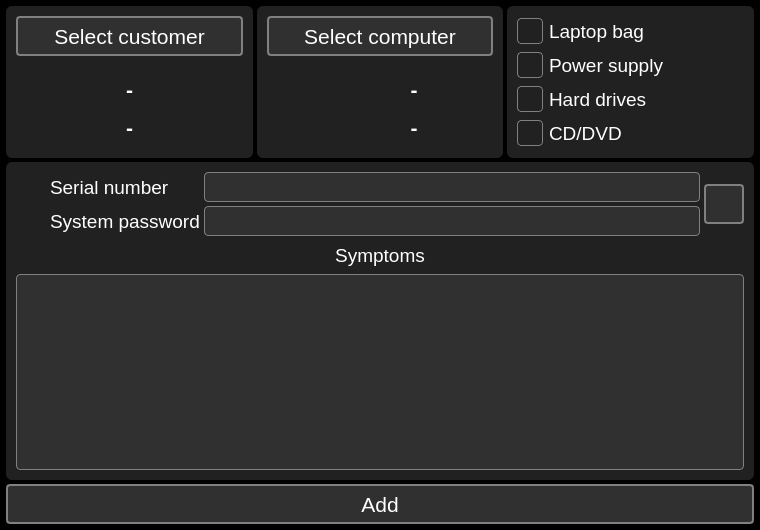
<?xml version="1.0" encoding="UTF-8"?>
<ui version="4.0">
 <class>AddOrderDialog</class>
 <widget class="QDialog" name="AddOrderDialog">
  <property name="geometry">
   <rect>
    <x>0</x>
    <y>0</y>
    <width>760</width>
    <height>530</height>
   </rect>
  </property>
  <property name="minimumSize">
   <size>
    <width>760</width>
    <height>530</height>
   </size>
  </property>
  <property name="maximumSize">
   <size>
    <width>760</width>
    <height>530</height>
   </size>
  </property>
  <property name="windowTitle">
   <string>Add order</string>
  </property>
  <property name="windowIcon">
   <iconset resource="../../resources.qrc">
    <normaloff>:/PNG/IMG/order.png</normaloff>:/PNG/IMG/order.png</iconset>
  </property>
  <property name="styleSheet">
   <string notr="true">QMainWindow{
background-color: #000000;
}

QWidget{
background-color: #000000;
}

QGroupBox{
background-color: #212121;
border: none;
padding: 4px;
border-radius: 6px;
color: white;
}

QPushButton{
background-color: #303030;
border: 2px solid gray;
border-radius: 4px;
color: white;
}
QPushButton:hover{
border-color: white;
}

QLineEdit{
background-color: #303030;
border: 1px solid gray;
border-radius: 4px;
color: white;
}
QLineEdit:focus{
border-color: white;
}

QTextEdit{
background-color: #303030;
border: 1px solid gray;
border-radius: 4px;
color: white;
}
QTextEdit:focus{
border-color: white;
}

QLabel{
color: white;
background: transparent;
}

QListWidget{
background: transparent;
border: 1px solid gray;
border-radius: 6px;
padding: 6px;
}
QListWidget::item{
background-color: rgba(255,255,255,50);
border: none;
color: white;
border-radius: 6px;
padding: 6px;
margin-top: 6px;
}
QListWidget::item:hover{
background-color: rgba(255,255,255,100);
}

QCheckBox{
background: transparent;
color: white;
}
QCheckBox::indicator{
width:24px;
height: 24px;
border: 1px solid gray;
border-radius: 4px;
}
QCheckBox::indicator:hecked{
image: url(:/PNG/IMG/done.png);
}
QCheckBox::indicator:unchecked{
image: none;
}

QTabWidget::pane{
background: transparent;
border: none;
padding: 4px;
border-radius: 6px;
}
QTabBar::tab{
background-color: #303030;
border: 2px solid gray;
border-radius: 4px;
color: white;
padding-left: 6px;
padding-right: 6px;
padding-top: 3px;
padding-bottom: 3px;
margin-left: 2px;
}
QTabBar::tab:hover{
border-color: white;
}
QTabBar::tab:selected{
border-color: white;
}

QScrollBar:vertical {        
border: none;
width:14px;
background-color: #212121;
margin: 0px 0px 0px 0px;
padding-left: 6px;
}
QScrollBar::handle:vertical{
background: gray;
border-radius: 4px;
min-height: 20px;
}
QScrollBar::add-line:vertical {
background-color: #212121;
height: 0px;
subcontrol-position: bottom;
subcontrol-origin: margin;
}
QScrollBar::sub-line:vertical {
background-color: #212121;
height: 0 px;
subcontrol-position: top;
subcontrol-origin: margin;
}
QScrollBar::add-page:vertical{
background-color: #212121;
}
QScrollBar::sub-page:vertical{
background-color: #212121;
}

QScrollBar:horizontal {        
border: none;
height:14px;
background-color: #212121;
margin: 0px 0px 0px 0px;
padding-top: 6px;
}
QScrollBar::handle:horizontal{
background: gray;
border-radius: 4px;
min-width: 20px;
}
QScrollBar::add-line:horizontal {
background-color: #212121;
height: 0px;
subcontrol-position: bottom;
subcontrol-origin: margin;
}
QScrollBar::sub-line:horizontal {
background-color: #212121;
height: 0 px;
subcontrol-position: top;
subcontrol-origin: margin;
}
QScrollBar::add-page:horizontal{
background-color: #212121;
}
QScrollBar::sub-page:horizontal{
background-color: #212121;
}

QComboBox{
background-color: #303030;
border: 1px solid gray;
border-radius: 4px;
color: white;
}
QComboBox QAbstractItemView{
color: white;
background-color: black;
}

QTableView{
background-color: #212121;
border: 1px solid gray;
border-radius: 6px;
color: white;
}

QDoubleSpinBox{
background-color: #303030;
border: 1px solid gray;
border-radius: 4px;
color: white;
}</string>
  </property>
  <layout class="QGridLayout" name="gridLayout">
   <property name="leftMargin">
    <number>6</number>
   </property>
   <property name="topMargin">
    <number>6</number>
   </property>
   <property name="rightMargin">
    <number>6</number>
   </property>
   <property name="bottomMargin">
    <number>6</number>
   </property>
   <property name="spacing">
    <number>4</number>
   </property>
   <item row="0" column="2">
    <widget class="QGroupBox" name="groupBox_2">
     <property name="sizePolicy">
      <sizepolicy hsizetype="MinimumExpanding" vsizetype="Preferred">
       <horstretch>0</horstretch>
       <verstretch>0</verstretch>
      </sizepolicy>
     </property>
     <property name="title">
      <string/>
     </property>
     <layout class="QGridLayout" name="gridLayout_7">
      <property name="leftMargin">
       <number>6</number>
      </property>
      <property name="topMargin">
       <number>6</number>
      </property>
      <property name="rightMargin">
       <number>6</number>
      </property>
      <property name="bottomMargin">
       <number>6</number>
      </property>
      <property name="spacing">
       <number>4</number>
      </property>
      <item row="0" column="0">
       <widget class="QCheckBox" name="checkBox_bag">
        <property name="minimumSize">
         <size>
          <width>0</width>
          <height>30</height>
         </size>
        </property>
        <property name="font">
         <font>
          <pointsize>14</pointsize>
         </font>
        </property>
        <property name="focusPolicy">
         <enum>Qt::ClickFocus</enum>
        </property>
        <property name="text">
         <string>Laptop bag</string>
        </property>
        <property name="icon">
         <iconset resource="../../resources.qrc">
          <normaloff>:/PNG/IMG/bag.png</normaloff>:/PNG/IMG/bag.png</iconset>
        </property>
        <property name="iconSize">
         <size>
          <width>30</width>
          <height>30</height>
         </size>
        </property>
       </widget>
      </item>
      <item row="1" column="0">
       <widget class="QCheckBox" name="checkBox_power_supply">
        <property name="minimumSize">
         <size>
          <width>0</width>
          <height>30</height>
         </size>
        </property>
        <property name="font">
         <font>
          <pointsize>14</pointsize>
         </font>
        </property>
        <property name="focusPolicy">
         <enum>Qt::ClickFocus</enum>
        </property>
        <property name="text">
         <string>Power supply</string>
        </property>
        <property name="icon">
         <iconset resource="../../resources.qrc">
          <normaloff>:/PNG/IMG/power.png</normaloff>:/PNG/IMG/power.png</iconset>
        </property>
        <property name="iconSize">
         <size>
          <width>30</width>
          <height>30</height>
         </size>
        </property>
       </widget>
      </item>
      <item row="2" column="0">
       <widget class="QCheckBox" name="checkBox_disks">
        <property name="minimumSize">
         <size>
          <width>0</width>
          <height>30</height>
         </size>
        </property>
        <property name="font">
         <font>
          <pointsize>14</pointsize>
         </font>
        </property>
        <property name="focusPolicy">
         <enum>Qt::ClickFocus</enum>
        </property>
        <property name="text">
         <string>Hard drives</string>
        </property>
        <property name="icon">
         <iconset resource="../../resources.qrc">
          <normaloff>:/PNG/IMG/disc.png</normaloff>:/PNG/IMG/disc.png</iconset>
        </property>
        <property name="iconSize">
         <size>
          <width>30</width>
          <height>30</height>
         </size>
        </property>
       </widget>
      </item>
      <item row="3" column="0">
       <widget class="QCheckBox" name="checkBox_cd_dvd">
        <property name="minimumSize">
         <size>
          <width>0</width>
          <height>30</height>
         </size>
        </property>
        <property name="font">
         <font>
          <pointsize>14</pointsize>
         </font>
        </property>
        <property name="focusPolicy">
         <enum>Qt::ClickFocus</enum>
        </property>
        <property name="text">
         <string>CD/DVD</string>
        </property>
        <property name="icon">
         <iconset resource="../../resources.qrc">
          <normaloff>:/PNG/IMG/cd.png</normaloff>:/PNG/IMG/cd.png</iconset>
        </property>
        <property name="iconSize">
         <size>
          <width>30</width>
          <height>30</height>
         </size>
        </property>
       </widget>
      </item>
     </layout>
    </widget>
   </item>
   <item row="0" column="0">
    <widget class="QGroupBox" name="groupBox">
     <property name="sizePolicy">
      <sizepolicy hsizetype="MinimumExpanding" vsizetype="Preferred">
       <horstretch>0</horstretch>
       <verstretch>0</verstretch>
      </sizepolicy>
     </property>
     <property name="title">
      <string/>
     </property>
     <layout class="QGridLayout" name="gridLayout_5">
      <property name="leftMargin">
       <number>6</number>
      </property>
      <property name="topMargin">
       <number>6</number>
      </property>
      <property name="rightMargin">
       <number>6</number>
      </property>
      <property name="bottomMargin">
       <number>6</number>
      </property>
      <property name="spacing">
       <number>4</number>
      </property>
      <item row="0" column="0">
       <layout class="QGridLayout" name="gridLayout_2">
        <item row="1" column="0">
         <widget class="QLabel" name="label_name">
          <property name="minimumSize">
           <size>
            <width>0</width>
            <height>30</height>
           </size>
          </property>
          <property name="font">
           <font>
            <pointsize>16</pointsize>
            <bold>true</bold>
           </font>
          </property>
          <property name="text">
           <string>-</string>
          </property>
          <property name="alignment">
           <set>Qt::AlignBottom|Qt::AlignHCenter</set>
          </property>
         </widget>
        </item>
        <item row="0" column="0">
         <widget class="QPushButton" name="pushButton_get_client">
          <property name="minimumSize">
           <size>
            <width>0</width>
            <height>40</height>
           </size>
          </property>
          <property name="font">
           <font>
            <pointsize>16</pointsize>
           </font>
          </property>
          <property name="focusPolicy">
           <enum>Qt::ClickFocus</enum>
          </property>
          <property name="text">
           <string>Select customer</string>
          </property>
          <property name="icon">
           <iconset resource="../../resources.qrc">
            <normaloff>:/PNG/IMG/edit.png</normaloff>:/PNG/IMG/edit.png</iconset>
          </property>
          <property name="iconSize">
           <size>
            <width>32</width>
            <height>32</height>
           </size>
          </property>
         </widget>
        </item>
        <item row="2" column="0">
         <widget class="QLabel" name="label_lastname">
          <property name="minimumSize">
           <size>
            <width>0</width>
            <height>30</height>
           </size>
          </property>
          <property name="font">
           <font>
            <pointsize>16</pointsize>
            <bold>true</bold>
           </font>
          </property>
          <property name="text">
           <string>-</string>
          </property>
          <property name="alignment">
           <set>Qt::AlignCenter</set>
          </property>
         </widget>
        </item>
       </layout>
      </item>
     </layout>
    </widget>
   </item>
   <item row="1" column="0" colspan="3">
    <widget class="QGroupBox" name="groupBox_4">
     <property name="title">
      <string/>
     </property>
     <layout class="QGridLayout" name="gridLayout_8">
      <property name="leftMargin">
       <number>6</number>
      </property>
      <property name="topMargin">
       <number>6</number>
      </property>
      <property name="rightMargin">
       <number>6</number>
      </property>
      <property name="bottomMargin">
       <number>6</number>
      </property>
      <property name="spacing">
       <number>4</number>
      </property>
      <item row="2" column="0">
       <widget class="QTextEdit" name="textEdit_symptoms">
        <property name="font">
         <font>
          <pointsize>14</pointsize>
         </font>
        </property>
        <property name="focusPolicy">
         <enum>Qt::StrongFocus</enum>
        </property>
        <property name="placeholderText">
         <string/>
        </property>
       </widget>
      </item>
      <item row="0" column="0">
       <layout class="QGridLayout" name="gridLayout_3">
        <item row="0" column="0">
         <widget class="QLabel" name="label_computer_serial_number_icon">
          <property name="minimumSize">
           <size>
            <width>30</width>
            <height>30</height>
           </size>
          </property>
          <property name="maximumSize">
           <size>
            <width>30</width>
            <height>30</height>
           </size>
          </property>
          <property name="text">
           <string>&lt;html&gt;&lt;head/&gt;&lt;body&gt;&lt;p align=&quot;center&quot;&gt;&lt;img src=&quot;:/PNG/IMG/hash.png&quot; width=&quot;30&quot; height=&quot;30&quot;/&gt;&lt;/p&gt;&lt;/body&gt;&lt;/html&gt;</string>
          </property>
         </widget>
        </item>
        <item row="1" column="2">
         <widget class="QLineEdit" name="lineEdit_system_password">
          <property name="minimumSize">
           <size>
            <width>0</width>
            <height>30</height>
           </size>
          </property>
          <property name="font">
           <font>
            <pointsize>14</pointsize>
           </font>
          </property>
          <property name="focusPolicy">
           <enum>Qt::StrongFocus</enum>
          </property>
          <property name="echoMode">
           <enum>QLineEdit::PasswordEchoOnEdit</enum>
          </property>
         </widget>
        </item>
        <item row="1" column="0">
         <widget class="QLabel" name="label_system_password_icon">
          <property name="minimumSize">
           <size>
            <width>30</width>
            <height>30</height>
           </size>
          </property>
          <property name="maximumSize">
           <size>
            <width>30</width>
            <height>30</height>
           </size>
          </property>
          <property name="text">
           <string>&lt;html&gt;&lt;head/&gt;&lt;body&gt;&lt;p align=&quot;center&quot;&gt;&lt;img src=&quot;:/PNG/IMG/password.png&quot; width=&quot;30&quot; height=&quot;30&quot;/&gt;&lt;/p&gt;&lt;/body&gt;&lt;/html&gt;</string>
          </property>
         </widget>
        </item>
        <item row="1" column="1">
         <widget class="QLabel" name="label_system_password">
          <property name="minimumSize">
           <size>
            <width>0</width>
            <height>30</height>
           </size>
          </property>
          <property name="font">
           <font>
            <pointsize>14</pointsize>
           </font>
          </property>
          <property name="text">
           <string>System password</string>
          </property>
         </widget>
        </item>
        <item row="0" column="1">
         <widget class="QLabel" name="label_computer_serial_number">
          <property name="minimumSize">
           <size>
            <width>0</width>
            <height>30</height>
           </size>
          </property>
          <property name="font">
           <font>
            <pointsize>14</pointsize>
           </font>
          </property>
          <property name="text">
           <string>Serial number</string>
          </property>
         </widget>
        </item>
        <item row="0" column="2">
         <widget class="QLineEdit" name="lineEdit_computer_serial_number">
          <property name="minimumSize">
           <size>
            <width>0</width>
            <height>30</height>
           </size>
          </property>
          <property name="font">
           <font>
            <pointsize>14</pointsize>
           </font>
          </property>
          <property name="focusPolicy">
           <enum>Qt::StrongFocus</enum>
          </property>
         </widget>
        </item>
        <item row="0" column="3" rowspan="2">
         <widget class="QPushButton" name="pushButton_photos">
          <property name="minimumSize">
           <size>
            <width>40</width>
            <height>40</height>
           </size>
          </property>
          <property name="maximumSize">
           <size>
            <width>40</width>
            <height>40</height>
           </size>
          </property>
          <property name="focusPolicy">
           <enum>Qt::ClickFocus</enum>
          </property>
          <property name="text">
           <string/>
          </property>
          <property name="icon">
           <iconset resource="../../resources.qrc">
            <normaloff>:/PNG/IMG/photo.png</normaloff>:/PNG/IMG/photo.png</iconset>
          </property>
          <property name="iconSize">
           <size>
            <width>32</width>
            <height>32</height>
           </size>
          </property>
         </widget>
        </item>
       </layout>
      </item>
      <item row="1" column="0">
       <widget class="QLabel" name="label_symptoms">
        <property name="minimumSize">
         <size>
          <width>0</width>
          <height>30</height>
         </size>
        </property>
        <property name="font">
         <font>
          <pointsize>14</pointsize>
         </font>
        </property>
        <property name="text">
         <string>Symptoms</string>
        </property>
        <property name="alignment">
         <set>Qt::AlignCenter</set>
        </property>
       </widget>
      </item>
     </layout>
    </widget>
   </item>
   <item row="2" column="0" colspan="3">
    <widget class="QPushButton" name="pushButton_add_order">
     <property name="minimumSize">
      <size>
       <width>0</width>
       <height>40</height>
      </size>
     </property>
     <property name="font">
      <font>
       <pointsize>16</pointsize>
      </font>
     </property>
     <property name="focusPolicy">
      <enum>Qt::ClickFocus</enum>
     </property>
     <property name="text">
      <string>Add</string>
     </property>
     <property name="icon">
      <iconset resource="../../resources.qrc">
       <normaloff>:/PNG/IMG/done.png</normaloff>:/PNG/IMG/done.png</iconset>
     </property>
     <property name="iconSize">
      <size>
       <width>32</width>
       <height>32</height>
      </size>
     </property>
    </widget>
   </item>
   <item row="0" column="1">
    <widget class="QGroupBox" name="groupBox_3">
     <property name="sizePolicy">
      <sizepolicy hsizetype="MinimumExpanding" vsizetype="Preferred">
       <horstretch>0</horstretch>
       <verstretch>0</verstretch>
      </sizepolicy>
     </property>
     <property name="title">
      <string/>
     </property>
     <layout class="QGridLayout" name="gridLayout_6">
      <property name="leftMargin">
       <number>6</number>
      </property>
      <property name="topMargin">
       <number>6</number>
      </property>
      <property name="rightMargin">
       <number>6</number>
      </property>
      <property name="bottomMargin">
       <number>6</number>
      </property>
      <property name="spacing">
       <number>4</number>
      </property>
      <item row="0" column="0">
       <layout class="QGridLayout" name="gridLayout_4">
        <item row="2" column="1">
         <widget class="QLabel" name="label_computer_model">
          <property name="minimumSize">
           <size>
            <width>0</width>
            <height>30</height>
           </size>
          </property>
          <property name="font">
           <font>
            <pointsize>16</pointsize>
            <bold>true</bold>
           </font>
          </property>
          <property name="text">
           <string>-</string>
          </property>
          <property name="alignment">
           <set>Qt::AlignCenter</set>
          </property>
         </widget>
        </item>
        <item row="1" column="1">
         <widget class="QLabel" name="label_computer_producer">
          <property name="minimumSize">
           <size>
            <width>0</width>
            <height>30</height>
           </size>
          </property>
          <property name="font">
           <font>
            <pointsize>16</pointsize>
            <bold>true</bold>
           </font>
          </property>
          <property name="text">
           <string>-</string>
          </property>
          <property name="alignment">
           <set>Qt::AlignBottom|Qt::AlignHCenter</set>
          </property>
         </widget>
        </item>
        <item row="1" column="0" rowspan="2">
         <widget class="QLabel" name="label_computer_producer_logo">
          <property name="minimumSize">
           <size>
            <width>64</width>
            <height>64</height>
           </size>
          </property>
          <property name="maximumSize">
           <size>
            <width>64</width>
            <height>64</height>
           </size>
          </property>
          <property name="styleSheet">
           <string notr="true"/>
          </property>
          <property name="text">
           <string/>
          </property>
         </widget>
        </item>
        <item row="0" column="0" colspan="2">
         <widget class="QPushButton" name="pushButton_get_computer">
          <property name="minimumSize">
           <size>
            <width>0</width>
            <height>40</height>
           </size>
          </property>
          <property name="font">
           <font>
            <pointsize>16</pointsize>
           </font>
          </property>
          <property name="focusPolicy">
           <enum>Qt::ClickFocus</enum>
          </property>
          <property name="text">
           <string>Select computer</string>
          </property>
          <property name="icon">
           <iconset resource="../../resources.qrc">
            <normaloff>:/PNG/IMG/edit.png</normaloff>:/PNG/IMG/edit.png</iconset>
          </property>
          <property name="iconSize">
           <size>
            <width>32</width>
            <height>32</height>
           </size>
          </property>
         </widget>
        </item>
       </layout>
      </item>
     </layout>
    </widget>
   </item>
  </layout>
 </widget>
 <tabstops>
  <tabstop>lineEdit_computer_serial_number</tabstop>
  <tabstop>lineEdit_system_password</tabstop>
  <tabstop>textEdit_symptoms</tabstop>
 </tabstops>
 <resources>
  <include location="../../resources.qrc"/>
 </resources>
 <connections/>
</ui>
